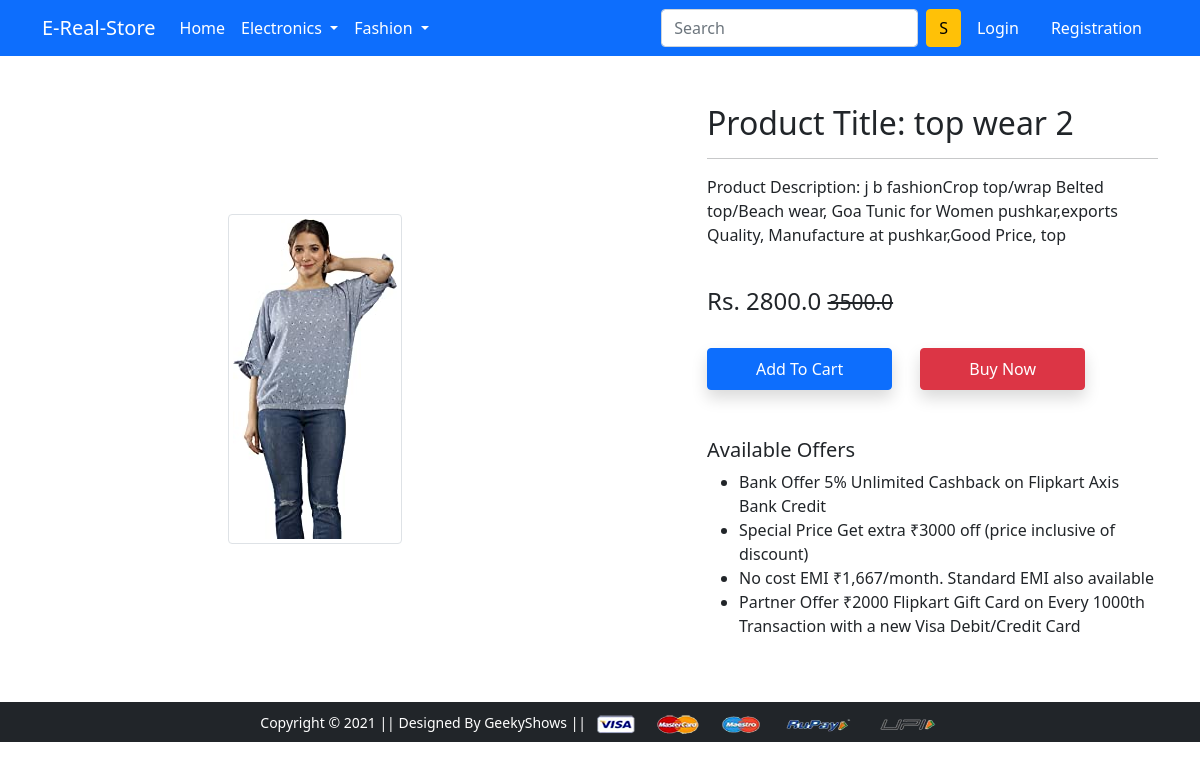
/product-detail/11, run on the app's committed database.
### realstore/models.py (models this page shows, shortened)
class Product(models.Model):
    title=models.CharField(max_length=250)
    selling_price=models.FloatField()
    discounted_price=models.FloatField()
    description=models.TextField()
    brand=models.CharField(max_length=250)
    category=models.CharField(choices=category_choices, max_length=10)
    product_image=models.FileField(upload_to='productimg')

### realstore/views.py (the view)
# urls.py: path('product-detail/<int:pk>', views.productDetailView.as_view(), name='product-detail'),
class productDetailView(View):
    def get(self, request, pk):
        unique_product=Product.objects.get(pk=pk)
        return render(request, 'realstore/productdetail.html', {'unique_product':unique_product})

### realstore/templates/realstore/productdetail.html (shortened to what this page needs)
{% extends 'realstore/base.html' %}
{% load static %}
{% block main-content %}
<div class="container my-5">
 <div class="row">
  <div class="col-sm-6 text-center align-self-center">
   <img src="{{ unique_product.product_image.url }}" alt="" class="img-fluid img-thumbnail">
  </div>
  <div class="col-sm-5 offset-sm-1">
   <h2>Product Title: {{ unique_product.title }}</h2>
   <hr>
   <p>Product Description: {{ unique_product.description }}</p> <br>
   <h4>Rs. {{ unique_product.discounted_price }} <small class="fw-light text-decoration-line-through">{{ unique_product.selling_price }}</small></h4> <br>
   <form action="/add-to-cart" class="d-inline">
    <button type="submit" class="btn btn-primary shadow px-5 py-2">Add To Cart</button>
   </form>
   <a href="{% url 'buy-now' %}" class="btn btn-danger shadow px-5 py-2 ms-4">Buy Now</a>
   <h5 class="mt-5">Available Offers</h5>
   <ul>
    <li>Bank Offer 5% Unlimited Cashback on Flipkart Axis Bank Credit</li>
    <li>Special Price Get extra ₹3000 off (price inclusive of discount)</li>
    <li>No cost EMI ₹1,667/month. Standard EMI also available</li>
    <li>Partner Offer ₹2000 Flipkart Gift Card on Every 1000th Transaction with a new Visa Debit/Credit Card</li>
   </ul>
  </div>
 </div>
</div>
{% endblock main-content %}

### data on the page
Product: product_image (picture), title "top wear 2", description "j b fashionCrop top/wrap Belted top/Beach wear, Goa Tunic for Women pushkar,exports Quality, Manufacture at pushkar,Good Price, top", discounted_price "2800.0", selling_price "3500.0"
